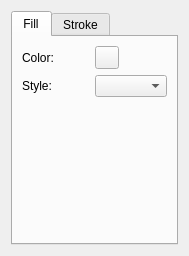
<ui version="4.0" >
 <class>FillAndStroke</class>
 <widget class="QWidget" name="FillAndStroke" >
  <property name="geometry" >
   <rect>
    <x>0</x>
    <y>0</y>
    <width>185</width>
    <height>256</height>
   </rect>
  </property>
  <property name="windowTitle" >
   <string>Form</string>
  </property>
  <layout class="QHBoxLayout" >
   <item>
    <widget class="QTabWidget" name="Fill" >
     <property name="currentIndex" >
      <number>0</number>
     </property>
     <widget class="QWidget" name="_fillPage" >
      <attribute name="title" >
       <string>Fill</string>
      </attribute>
      <layout class="QGridLayout" >
       <item row="0" column="0" >
        <widget class="QLabel" name="label" >
         <property name="text" >
          <string>Color:</string>
         </property>
        </widget>
       </item>
       <item row="0" column="1" >
        <widget class="Kst::ColorButton" name="_color" />
       </item>
       <item row="1" column="0" >
        <widget class="QLabel" name="label_2" >
         <property name="text" >
          <string>Style:</string>
         </property>
        </widget>
       </item>
       <item row="1" column="1" >
        <widget class="QComboBox" name="_fillStyle" />
       </item>
       <item row="2" column="0" colspan="2" >
        <spacer>
         <property name="orientation" >
          <enum>Qt::Vertical</enum>
         </property>
         <property name="sizeHint" >
          <size>
           <width>20</width>
           <height>40</height>
          </size>
         </property>
        </spacer>
       </item>
      </layout>
     </widget>
     <widget class="QWidget" name="_stroke" >
      <attribute name="title" >
       <string>Stroke</string>
      </attribute>
      <layout class="QGridLayout" >
       <item row="0" column="0" >
        <widget class="QLabel" name="label_4" >
         <property name="text" >
          <string>Style:</string>
         </property>
        </widget>
       </item>
       <item row="0" column="1" >
        <widget class="QComboBox" name="_strokeStyle" />
       </item>
       <item row="1" column="0" >
        <widget class="QLabel" name="label_8" >
         <property name="text" >
          <string>Width:</string>
         </property>
        </widget>
       </item>
       <item row="1" column="1" >
        <widget class="QDoubleSpinBox" name="_width" />
       </item>
       <item row="2" column="0" >
        <widget class="QLabel" name="label_3" >
         <property name="text" >
          <string>Brush Color:</string>
         </property>
        </widget>
       </item>
       <item row="2" column="1" >
        <widget class="Kst::ColorButton" name="_brushColor" />
       </item>
       <item row="3" column="0" >
        <widget class="QLabel" name="label_5" >
         <property name="text" >
          <string>Brush Style:</string>
         </property>
        </widget>
       </item>
       <item row="3" column="1" >
        <widget class="QComboBox" name="_brushStyle" />
       </item>
       <item row="4" column="0" >
        <widget class="QLabel" name="label_6" >
         <property name="text" >
          <string>Join Style:</string>
         </property>
        </widget>
       </item>
       <item row="4" column="1" >
        <widget class="QComboBox" name="_joinStyle" />
       </item>
       <item row="5" column="0" >
        <widget class="QLabel" name="label_7" >
         <property name="text" >
          <string>Cap Style:</string>
         </property>
        </widget>
       </item>
       <item row="5" column="1" >
        <widget class="QComboBox" name="_capStyle" />
       </item>
       <item row="6" column="0" >
        <spacer>
         <property name="orientation" >
          <enum>Qt::Vertical</enum>
         </property>
         <property name="sizeHint" >
          <size>
           <width>20</width>
           <height>40</height>
          </size>
         </property>
        </spacer>
       </item>
      </layout>
     </widget>
    </widget>
   </item>
  </layout>
 </widget>
 <customwidgets>
  <customwidget>
   <class>Kst::ColorButton</class>
   <extends>QToolButton</extends>
   <header>colorbutton.h</header>
  </customwidget>
 </customwidgets>
 <includes/>
 <resources/>
 <connections/>
</ui>
